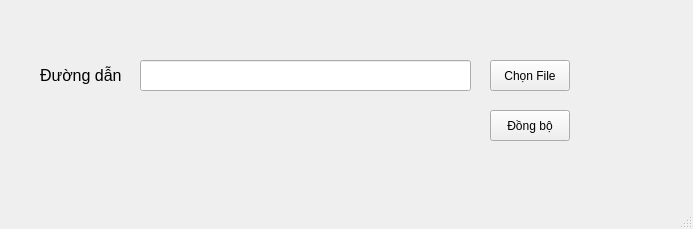
<?xml version="1.0" encoding="UTF-8"?>
<ui version="4.0">
 <class>MainWindow</class>
 <widget class="QMainWindow" name="MainWindow">
  <property name="geometry">
   <rect>
    <x>0</x>
    <y>0</y>
    <width>693</width>
    <height>229</height>
   </rect>
  </property>
  <property name="windowTitle">
   <string>MainWindow</string>
  </property>
  <widget class="QWidget" name="centralwidget">
   <widget class="QLabel" name="label">
    <property name="geometry">
     <rect>
      <x>40</x>
      <y>60</y>
      <width>81</width>
      <height>31</height>
     </rect>
    </property>
    <property name="font">
     <font>
      <pointsize>12</pointsize>
     </font>
    </property>
    <property name="text">
     <string>Đường dẫn</string>
    </property>
   </widget>
   <widget class="QLineEdit" name="lineEdit_pathFile">
    <property name="geometry">
     <rect>
      <x>140</x>
      <y>60</y>
      <width>331</width>
      <height>31</height>
     </rect>
    </property>
   </widget>
   <widget class="QPushButton" name="pushButton_selectFile">
    <property name="geometry">
     <rect>
      <x>490</x>
      <y>60</y>
      <width>80</width>
      <height>31</height>
     </rect>
    </property>
    <property name="text">
     <string>Chọn File</string>
    </property>
   </widget>
   <widget class="QPushButton" name="pushButton_syncFile">
    <property name="geometry">
     <rect>
      <x>490</x>
      <y>110</y>
      <width>80</width>
      <height>31</height>
     </rect>
    </property>
    <property name="text">
     <string>Đồng bộ</string>
    </property>
   </widget>
  </widget>
  <widget class="QMenuBar" name="menubar">
   <property name="geometry">
    <rect>
     <x>0</x>
     <y>0</y>
     <width>693</width>
     <height>22</height>
    </rect>
   </property>
  </widget>
  <widget class="QStatusBar" name="statusbar"/>
 </widget>
 <resources/>
 <connections/>
</ui>
